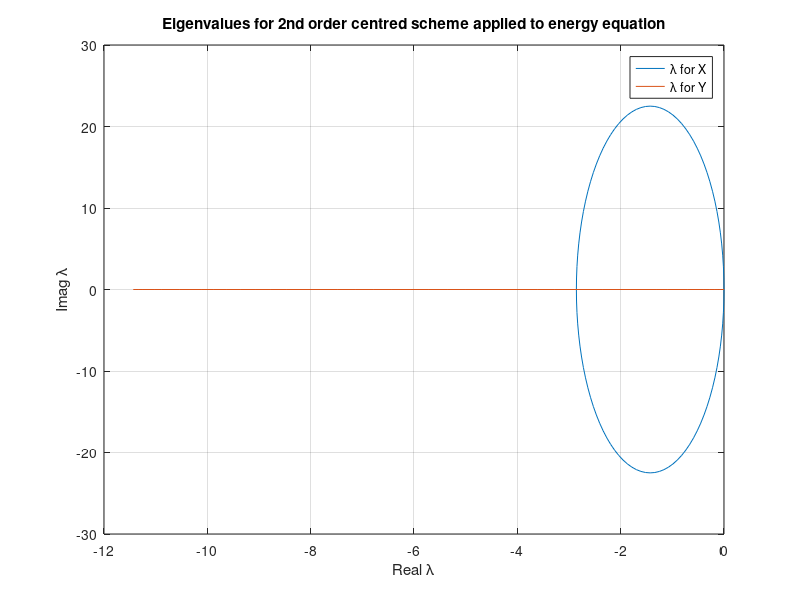
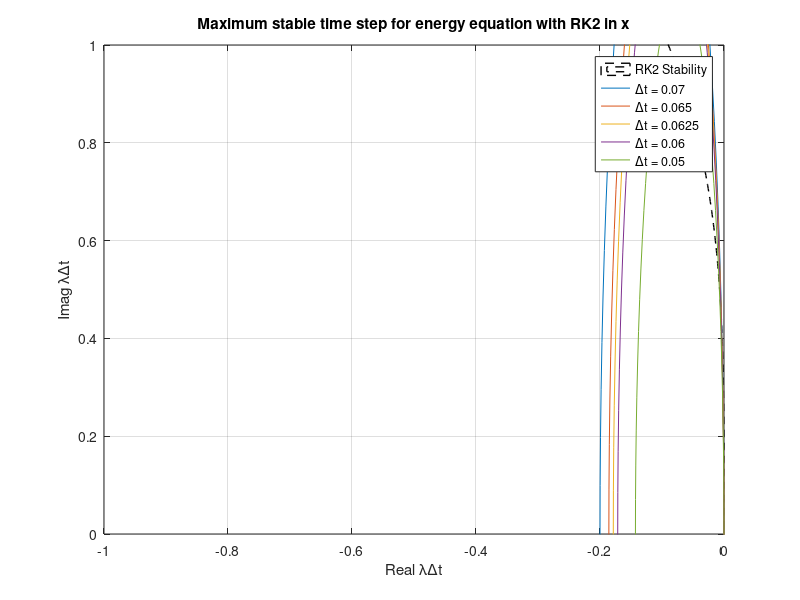
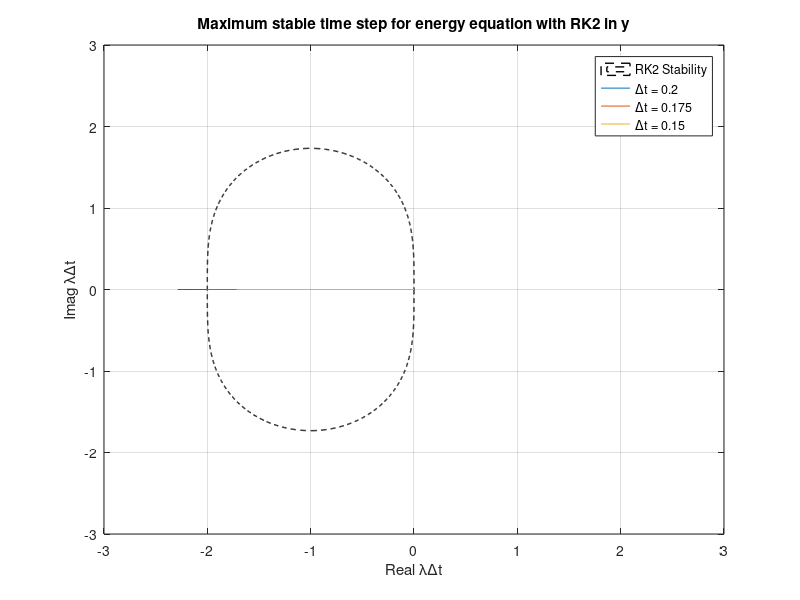

Source code (MATLAB) for these figures, in order:
%% MECH 510 - Assignment 3
% Nicholas Earle

clear; clc; close all

phi = 0:2*pi/100:2*pi;
Re = 50;    % Reynolds number
Pr = 0.7;   % Prandtl number
dx = 0.2;   % length of x cells
dy = 0.1;   % height of y cells
u = 4.5;      % value of ubar
v = 0;      % value of v

%% Second order centred scheme for energy equation

Lamx = @(phi) -u/dx * 1i*sin(phi) - 2/(Re*Pr*dx^2) * (1-cos(phi));
Lamy = @(phi) -v/dy * 1i*sin(phi) - 2/(Re*Pr*dy^2) * (1-cos(phi));

Lx = Lamx(phi);
Ly = Lamy(phi);

plot(real(Lx), imag(Lx));
hold on;
plot(real(Ly), imag(Ly));
xlabel('Real \lambda');
ylabel('Imag \lambda');
title('Eigenvalues for 2nd order centred scheme applied to energy equation');
legend('\lambda for X','\lambda for Y');
grid on;

%% Runge-Kutta Schemes

% Specify x range and number of points
x0 = -3;
x1 = 3;
Nx = 901;
% Specify y range and number of points
y0 = -3;
y1 = 3;
Ny = 901;
% Construct mesh
xv = linspace(x0,x1,Nx);
yv = linspace(y0,y1,Ny);
[phi,y] = meshgrid(xv,yv);

% Calculate z
z = phi + 1i*y;

g2 = 1 + z + 1/2*z.^2;

b = 1;
% Calculate magnitude of g
gmag2 = abs(g2);

% % Plot contours of gmag
% figure();
% hold on;
% contour(phi,y,gmag2,[b b], 'r','LineWidth', 2);
% xlabel('Real \lambda\Deltat');
% ylabel('Imag \lambda\Deltat');
% title('Stability boundary for RK2');
% legend('RK2');
% axis tight;
% grid on;

%% Max time step for RK2 in X
figure()
contour(phi, y, gmag2, [1 1], 'k--','LineWidth', 1);
hold on;

plot(0.07*real(Lx), 0.07*imag(Lx));
plot(0.065*real(Lx), 0.065*imag(Lx));
plot(0.0625*real(Lx), 0.0625*imag(Lx)); % Max Time Step "X"
plot(0.06*real(Lx), 0.06*imag(Lx));
plot(0.05*real(Lx), 0.05*imag(Lx));

xlabel('Real \lambda\Deltat');
ylabel('Imag \lambda\Deltat');
title('Maximum stable time step for energy equation with RK2 in x');
legend('RK2 Stability','\Deltat = 0.07','\Deltat = 0.065','\Deltat = 0.0625','\Deltat = 0.06','\Deltat = 0.05');
grid on;
axis([-1 0 0 1]);

%% Max time step for RK2 in Y
figure()
contour(phi, y, gmag2, [1 1], 'k--','LineWidth', 1);
hold on;

plot(0.2*real(Ly), 0.2*imag(Ly));
plot(0.175*real(Ly), 0.175*imag(Ly));   % Max Time step "Y"
plot(0.15*real(Ly), 0.15*imag(Ly));

xlabel('Real \lambda\Deltat');
ylabel('Imag \lambda\Deltat');
title('Maximum stable time step for energy equation with RK2 in y');
legend('RK2 Stability','\Deltat = 0.2','\Deltat = 0.175','\Deltat = 0.15');
grid on;